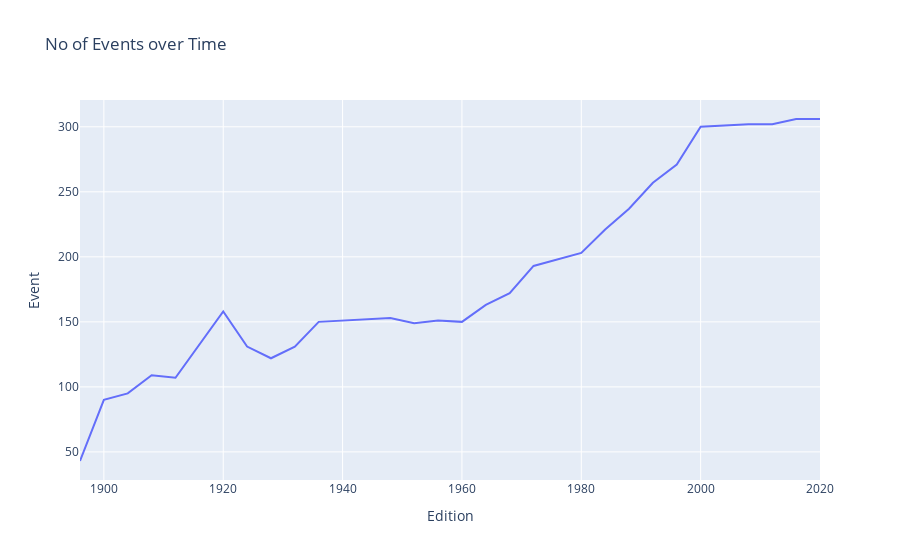

Notebook code cell kept with this figure:
### Code cell
fig3 = pe.line(eve_vs_time, x="Edition", y="Event", title='No of Events over Time')
fig3.show()

### Figure 1 — Plotly figure (JSON) as saved in the notebook; plotly's stock layout.template omitted (floating-point values rounded to 4 significant figures)
{"data": [{"hovertemplate": "Edition=%{x}<br>Event=%{y}<extra></extra>", "legendgroup": "", "line": {"color": "#636efa", "dash": "solid"}, "marker": {"symbol": "circle"}, "mode": "lines", "name": "", "orientation": "v", "showlegend": false, "type": "scatter", "x": [1896, 1900, 1904, 1908, 1912, 1920, 1924, 1928, 1932, 1936, 1948, 1952, 1956, 1960, 1964, 1968, 1972, 1976, 1980, 1984, 1988, 1992, 1996, 2000, 2004, 2008, 2012, 2016, 2020], "xaxis": "x", "y": [43, 90, 95, 109, 107, 158, 131, 122, 131, 150, 153, 149, 151, 150, 163, 172, 193, 198, 203, 221, 237, 257, 271, 300, 301, 302, 302, 306, 306], "yaxis": "y"}], "layout": {"legend": {"tracegroupgap": 0}, "title": {"text": "No of Events over Time"}, "xaxis": {"anchor": "y", "domain": [0, 1], "title": {"text": "Edition"}}, "yaxis": {"anchor": "x", "domain": [0, 1], "title": {"text": "Event"}}}}
